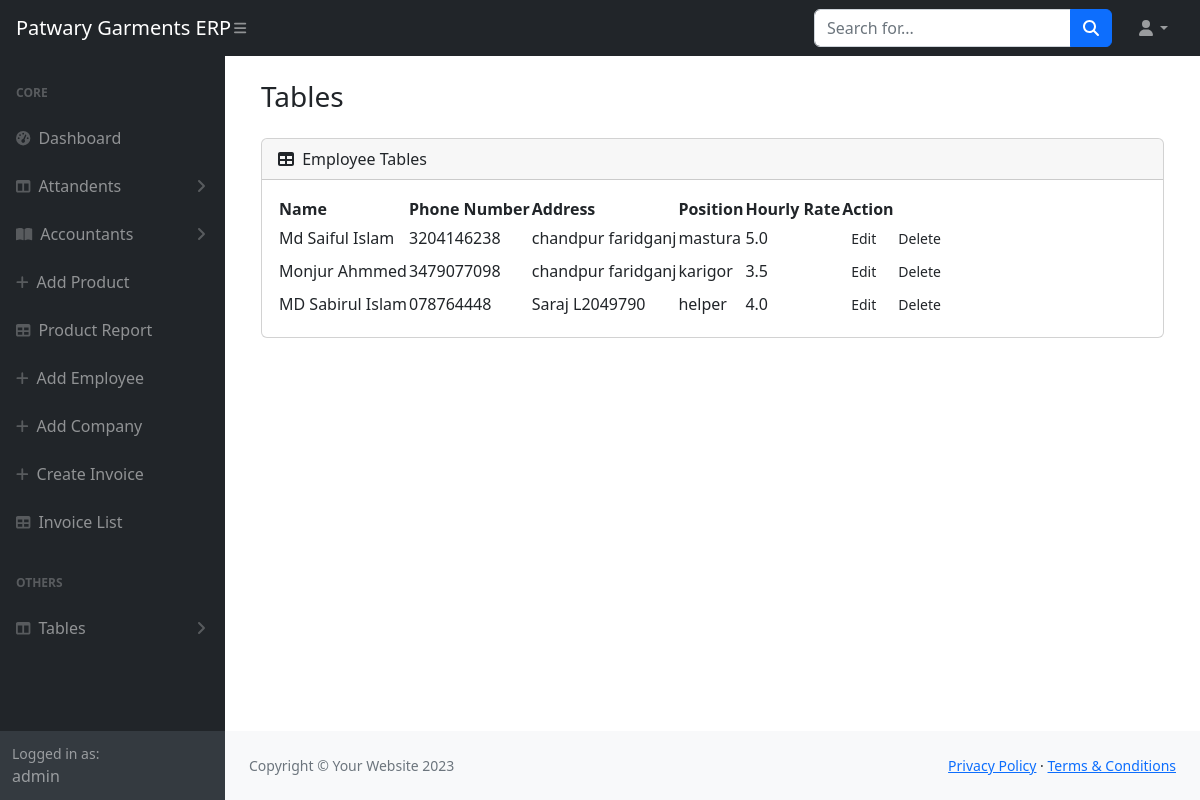
The page /employee-list (signed in) on the database its author committed.
### core/models.py (models this page shows, shortened)
class Employees(models.Model):
    name = models.CharField(max_length=250)
    phone_number = models.CharField(max_length=250)
    address = models.CharField(max_length=250)
    position = models.CharField(max_length=250)
    hourlyrate = models.FloatField()

### core/views.py (the view)
# urls.py: path('employee-list',employeeList,name="employee_list"),
def employeeList(request):
    if not request.user.is_authenticated:
        return redirect('signin')
    employees = Employees.objects.all()
    return render(request, 'core/employeeList.html',locals())

### core/templates/core/employeeList.html (shortened to what this page needs)
{% extends "base/base.html" %} {% load static %}  {% block body %}
<main>
  <div class="container">
    <div class="row justify-content-center p-4">
      <div class="col-12">
        <div class="row mb-3">
          <div class="col-12">
            <h3>Tables</h3>
          </div>
        </div>
        <div class="row">
          <div class="col-12">
            <div class="card mb-3">
              <div class="card-header">
                <i class="fas fa-table me-1"></i>
                Employee Tables
              </div>
              <div class="card-body">
                <table id="datatablesSimple">
                  <thead>
                    <tr>
                      <th>Name</th>
                      <th>Phone Number</th>
                      <th>Address</th>
                      <th>Position</th>
                      <th>Hourly Rate</th>
                      <th>Action</th>
                    </tr>
                  </thead>
                  <tbody>
                    {% for employee in employees %}
                    <tr>
                      <td> {{employee.name}} </td>
                      <td>{{employee.phone_number}}</td>
                      <td>{{employee.address}}</td>
                      <td>{{employee.position}}</td>
                      <td>{{employee.hourlyrate}}</td>
                      <td>
                        <a class="btn btn-sm" href="">Edit</a>
                        <a class="btn btn-sm" href="">Delete</a>
                      </td>
                    </tr>
                    {% endfor %}
                  </tbody>
                </table>
              </div>
            </div>
          </div>
        </div>
      </div>
    </div>
  </div>
</main>
{% endblock body %}

### templates/base/base.html (shortened to what this page needs)
<!DOCTYPE html>
{% load static %}
<html lang="en">
  <head>
    <link
      href="https://cdn.jsdelivr.net/npm/simple-datatables@7.1.2/dist/style.min.css"
      rel="stylesheet"
    />
    <link href="{% static 'base/css/styles.css' %}" rel="stylesheet" />
  </head>
  <body class="sb-nav-fixed">
    <nav class="sb-topnav navbar navbar-expand navbar-dark bg-dark">
      <a class="navbar-brand ps-3" href="{% url 'dashboard' %}"
        >Patwary Garments ERP</a
      >
      <button
        class="btn btn-link btn-sm order-1 order-lg-0 me-4 me-lg-0"
        id="sidebarToggle"
        href="#!"
      >
        <i class="fas fa-bars"></i>
      </button>
      <form
        class="d-none d-md-inline-block form-inline ms-auto me-0 me-md-3 my-2 my-md-0"
      >
        <div class="input-group">
          <input
            class="form-control"
            type="text"
            placeholder="Search for..."
            aria-label="Search for..."
            aria-describedby="btnNavbarSearch"
          />
          <button class="btn btn-primary" id="btnNavbarSearch" type="button">
            <i class="fas fa-search"></i>
          </button>
        </div>
      </form>
      <ul class="navbar-nav ms-auto ms-md-0 me-3 me-lg-4">
        <li class="nav-item dropdown">
          <a
            class="nav-link dropdown-toggle"
            id="navbarDropdown"
            href="#"
            role="button"
            data-bs-toggle="dropdown"
            aria-expanded="false"
            ><i class="fas fa-user fa-fw"></i
          ></a>
        </li>
      </ul>
    </nav>
    <div id="layoutSidenav">
      <div id="layoutSidenav_nav">
        <nav class="sb-sidenav accordion sb-sidenav-dark" id="sidenavAccordion">
          <div class="sb-sidenav-menu">
            <div class="nav">
              <div class="sb-sidenav-menu-heading">Core</div>
              <a class="nav-link" href="{% url 'dashboard' %}">
                <div class="sb-nav-link-icon">
                  <i class="fas fa-tachometer-alt"></i>
                </div>
                Dashboard
              </a>
              <a
                class="nav-link collapsed"
                href="#"
                data-bs-toggle="collapse"
                data-bs-target="#collapseLayouts"
                aria-expanded="false"
                aria-controls="collapseLayouts"
              >
                <div class="sb-nav-link-icon">
                  <i class="fas fa-columns"></i>
                </div>
                Attandents
                <div class="sb-sidenav-collapse-arrow">
                  <i class="fas fa-angle-down"></i>
                </div>
              </a>
              <a
                class="nav-link collapsed"
                href="#"
                data-bs-toggle="collapse"
                data-bs-target="#collapsePages"
                aria-expanded="false"
                aria-controls="collapsePages"
              >
                <div class="sb-nav-link-icon">
                  <i class="fas fa-book-open"></i>
                </div>
                Accountants
                <div class="sb-sidenav-collapse-arrow">
                  <i class="fas fa-angle-down"></i>
                </div>
              </a>
              <a class="nav-link" href="{% url 'add_products' %}">
                <div class="sb-nav-link-icon"><i class="fas fa-add"></i></div>
                Add Product
              </a>
              <a class="nav-link" href="{% url 'product_report' %}">
                <div class="sb-nav-link-icon"><i class="fas fa-table"></i></div>
                Product Report
              </a>
              <a class="nav-link" href="{% url 'add_employee' %}">
                <div class="sb-nav-link-icon"><i class="fas fa-add"></i></div>
                Add Employee
              </a>
              <a class="nav-link" href="{% url 'add_company' %}">
                <div class="sb-nav-link-icon"><i class="fas fa-add"></i></div>
                Add Company
              </a>
              <a class="nav-link" href="{% url 'add_invoice' %}">
                <div class="sb-nav-link-icon"><i class="fas fa-add"></i></div>
                Create Invoice
              </a>
              <a class="nav-link" href="{% url 'invoice_list' %}">
                <div class="sb-nav-link-icon"><i class="fas fa-table"></i></div>
                Invoice List
              </a>
              <div class="sb-sidenav-menu-heading">Others</div>
              <a
                class="nav-link collapsed"
                href="#"
                data-bs-toggle="collapse"
                data-bs-target="#collapseLayouts1"
                aria-expanded="false"
                aria-controls="collapseLayouts1"
              >
                <div class="sb-nav-link-icon">
                  <i class="fas fa-columns"></i>
                </div>
                Tables
                <div class="sb-sidenav-collapse-arrow">
                  <i class="fas fa-angle-down"></i>
                </div>
              </a>
            </div>
          </div>
          <div class="sb-sidenav-footer">
            <div class="small">Logged in as:</div>
            {{request.user.username}}
          </div>
        </nav>
      </div>
      <div id="layoutSidenav_content">
        {% block body %}{% endblock body %}
        <footer class="py-4 bg-light mt-auto">
          <div class="container-fluid px-4">
            <div
              class="d-flex align-items-center justify-content-between small"
            >
              <div class="text-muted">Copyright &copy; Your Website 2023</div>
              <div>
                <a href="#">Privacy Policy</a>
                &middot;
                <a href="#">Terms &amp; Conditions</a>
              </div>
            </div>
          </div>
        </footer>
      </div>
    </div>
  </body>
</html>

### rows shown on the page
Employees: name "Md Saiful Islam", phone_number "3204146238", address "chandpur faridganj", position "mastura", hourlyrate "5.0"
Employees: name "Monjur Ahmmed", phone_number "3479077098", address "chandpur faridganj", position "karigor", hourlyrate "3.5"
Employees: name "MD Sabirul Islam", phone_number "078764448", address "Saraj L2049790", position "helper", hourlyrate "4.0"

### other values the page prints
{{ request.user.username }} "admin"
